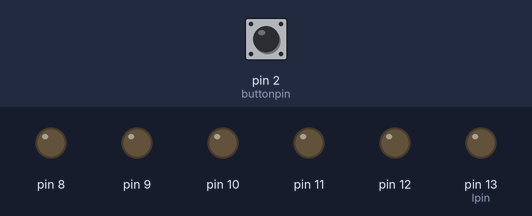
The sketch below on a simulated Arduino Uno, built with avr-gcc and run on an emulated ATmega328P. Parts: output pins drawn as LEDs (lit = HIGH). The test bench sets the inputs (shaded band); at power-on: pin 2 (buttonpin) LOW.

Above: at 1.2 s.
1.3 s: pin 2 (buttonpin) pulled HIGH for 0.15 s
At 1.9 s:
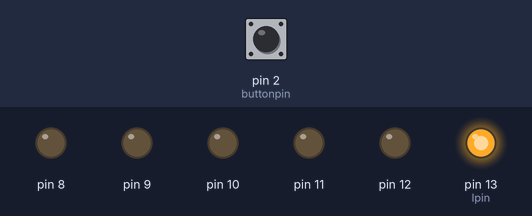
2.9 s: pin 2 (buttonpin) pulled HIGH for 1 s
At 4.3 s:
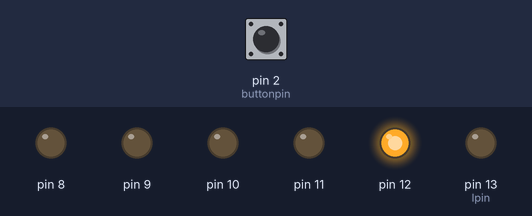
5.4 s: pin 2 (buttonpin) pulled HIGH for 0.15 s
At 6.2 s:
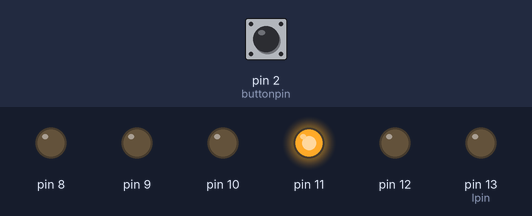
7.0 s: pin 2 (buttonpin) pulled HIGH for 3.2 s
At 7.4 s:
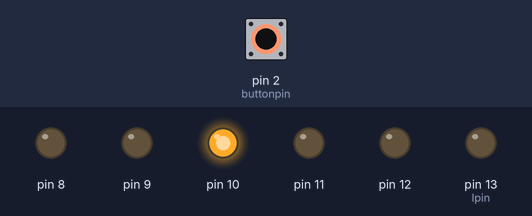
11.7 s: pin 2 (buttonpin) pulled HIGH for 0.15 s
At 12.2 s:
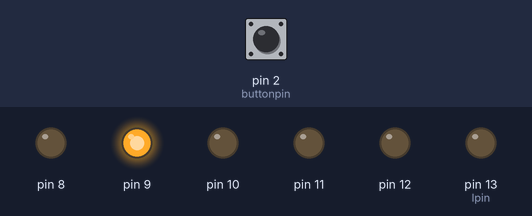
13.3 s: pin 2 (buttonpin) pulled HIGH for 1 s
At 14.6 s:
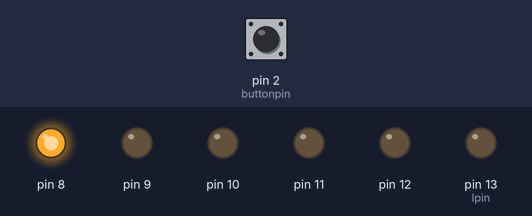
Timing chart, 0 to 16.3 s (numbered marks = the images above; inputs shaded):
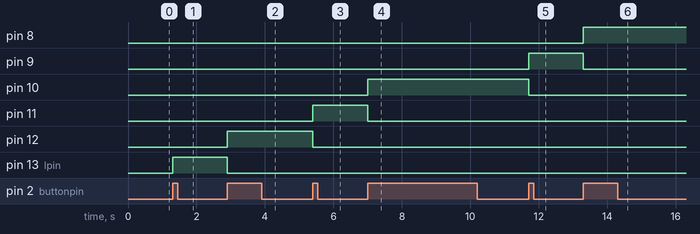

Measured:
- after the input at 1.3 s, pin 13 (lpin): LOW → HIGH at once
- after the input at 2.9 s, pin 12: LOW → HIGH at once; pin 13 (lpin): HIGH → LOW at once
- after the input at 5.4 s, pin 11: LOW → HIGH at once; pin 12: HIGH → LOW at once
- after the input at 7.0 s, pin 10: LOW → HIGH at once; pin 11: HIGH → LOW at once
- after the input at 11.7 s, pin 9: LOW → HIGH at once; pin 10: HIGH → LOW at once
- after the input at 13.3 s, pin 8: LOW → HIGH at once; pin 9: HIGH → LOW at once

The sketch:

sketch_nov23a.ino
```cpp
int buttonpin=2;
int lpin=13;
int buttonstate=0;
int laststate=0;

void setup() {

  pinMode(13, OUTPUT);
  pinMode(12, OUTPUT);
  pinMode(11, OUTPUT);
  pinMode(10, OUTPUT);
  pinMode(9, OUTPUT);
  pinMode(8, OUTPUT);

  pinMode(buttonpin, INPUT);
  Serial.begin(9600);
  // put your setup code here, to run once:

}

void loop() {

  // put your main code here, to run repeatedly:
   buttonstate=digitalRead(buttonpin);
   if(laststate==0&&buttonstate==1)
     if(buttonstate==HIGH){

      digitalWrite(lpin, HIGH);
      digitalWrite(lpin+1,LOW);
      lpin--;
      delay(300);
      if(lpin==6){
        lpin=13;

      }
    }
   laststate=buttonstate;


}
```
